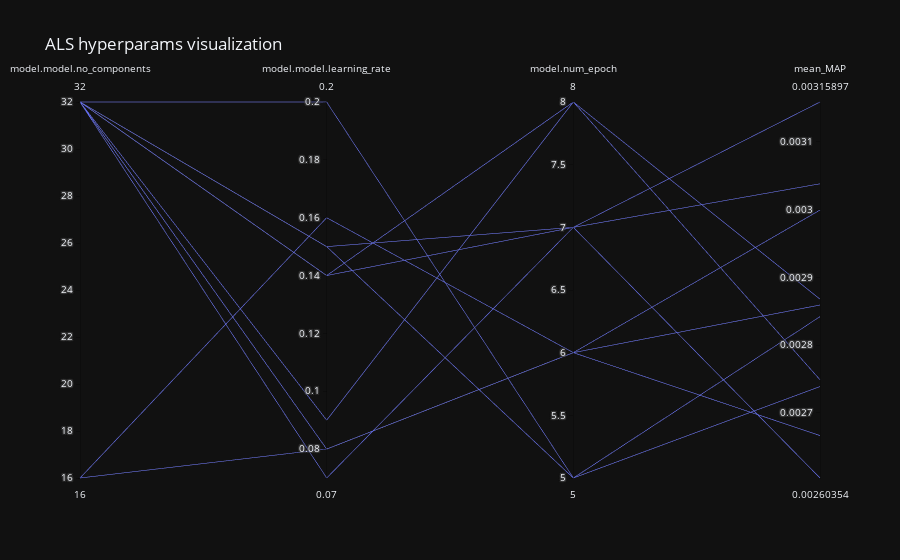

This figure's notebook cell:
### Code cell
collect_and_show_params(pathlib.Path(config.hydra.sweep.dir))

### Figure 1 — Plotly figure (JSON) as saved in the notebook; plotly's stock layout.template omitted (floating-point values rounded to 4 significant figures)
{"data": [{"dimensions": [{"label": "model.model.no_components", "values": [16, 32, 32, 32, 32, 32, 32, 32, 32, 16]}, {"label": "model.model.learning_rate", "values": [0.16, 0.15, 0.09, 0.14, 0.14, 0.15, 0.08, 0.2, 0.07, 0.08]}, {"label": "model.num_epoch", "values": [6, 5, 8, 8, 7, 7, 6, 5, 7, 6]}, {"label": "mean_MAP", "values": [0.002666, 0.002842, 0.002868, 0.002749, 0.003159, 0.003038, 0.002859, 0.002739, 0.002604, 0.002999]}], "domain": {"x": [0, 1], "y": [0, 1]}, "name": "", "type": "parcoords"}], "layout": {"legend": {"tracegroupgap": 0}, "title": {"text": "ALS hyperparams visualization"}}}
